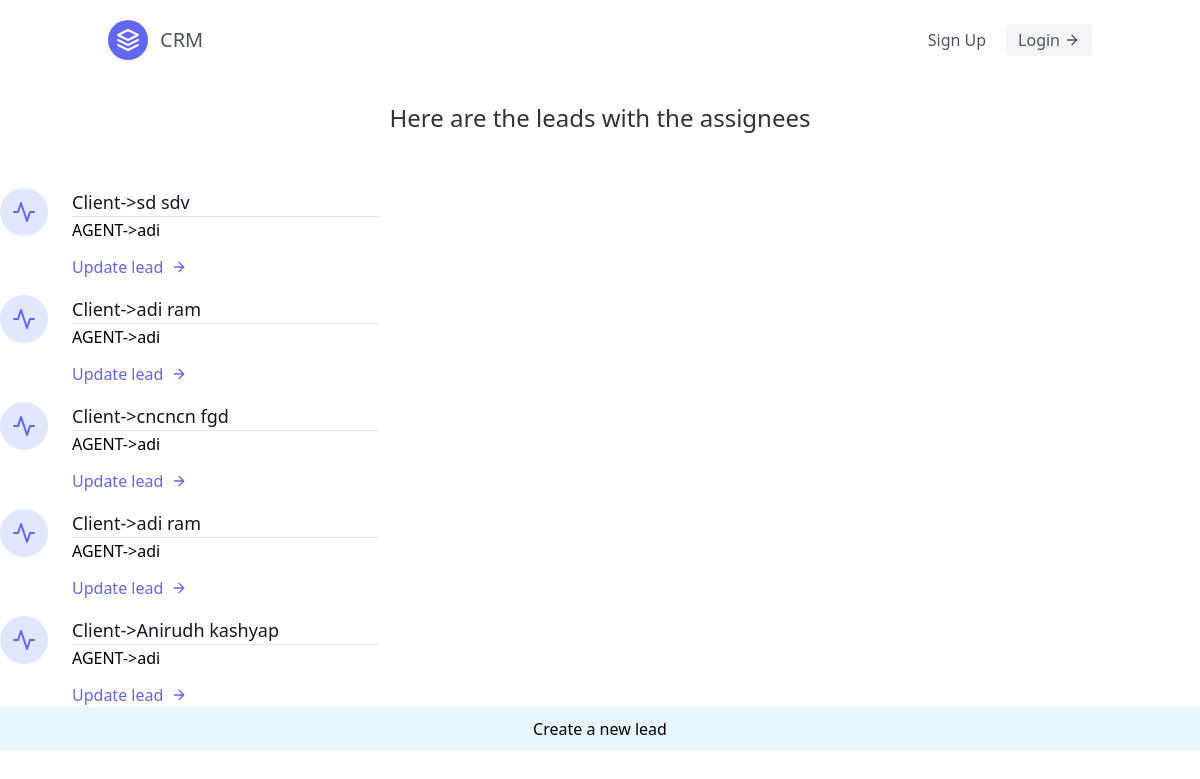
Page /leads/ on the earlier database version.
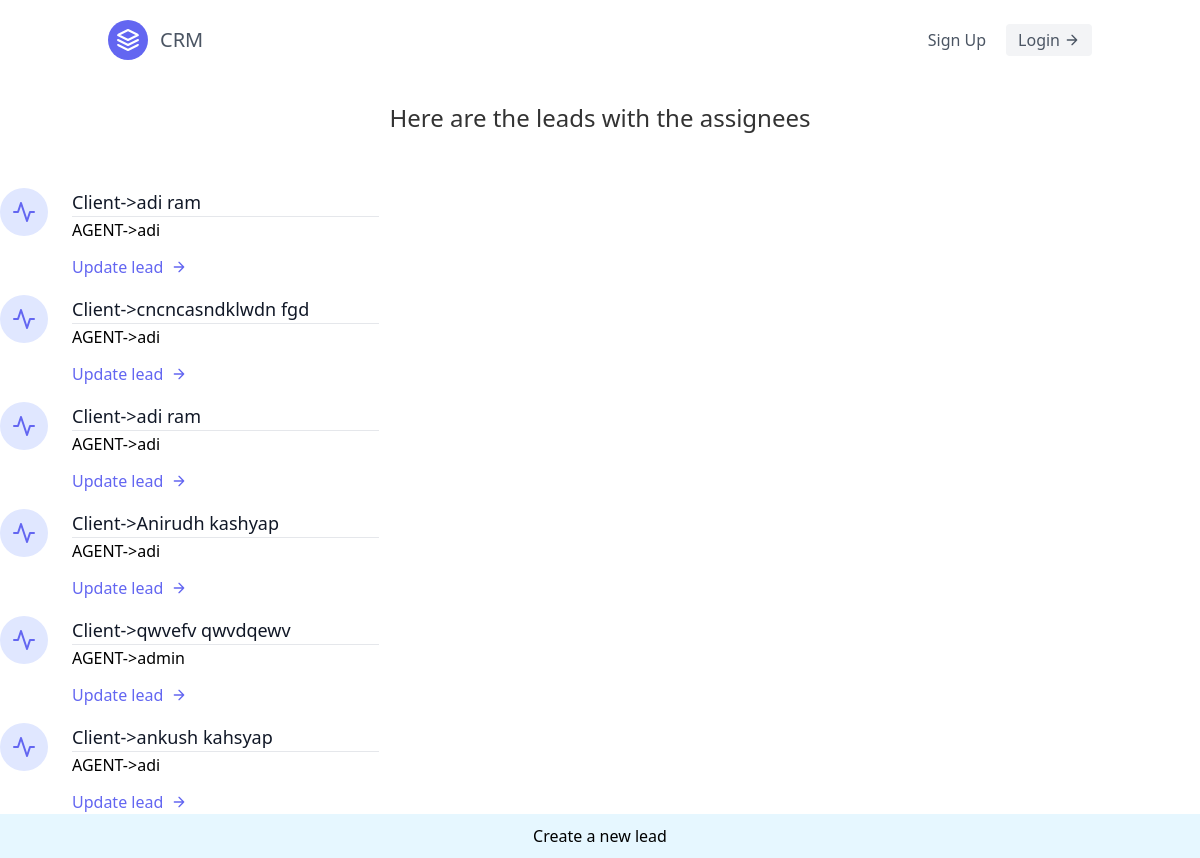
Same page on the later database version.
### leads/models.py (models this page shows, shortened)
class Lead(models.Model):
    first_name=models.CharField(max_length=200)
    last_name=models.CharField(max_length=200)
    age=models.IntegerField(default=0)
    agent=models.ForeignKey(Agent,on_delete=models.CASCADE)

class Agent(models.Model):
    user=models.OneToOneField('User',on_delete=models.CASCADE)
    def __str__(self):
        return self.user.username

class User(AbstractUser):
    pass

### leads/views.py (the view)
# urls.py: path('',leads_list,name='leads-list'),
def leads_list(request):
   print(request)
   leads=Lead.objects.all()
   context={
      'leads':leads
    }
   return render(request,'leads/leads.html',context)

### leads/templates/leads/leads.html (shortened to what this page needs)
{% extends "base.html" %}
{% block content %}
    <section class="text-gray-600 body-font">
        <div class="container px-5 py-5 mx-auto">
            <h1 class="sm:text-3xl text-2xl font-medium title-font centered-heading beautify-heading">Here are the leads with the assignees</h1>
        </div>
    </section>
  <section>
    <div>
      {% for lead in leads %}
      <div class="flex flex-wrap sm:-m-4 -mx-4 -mb-10 -mt-4 md:space-y-0 space-y-6">
        <div class="p-4 md:w-1/3 flex">
          <div class="w-12 h-12 inline-flex items-center justify-center rounded-full bg-indigo-100 text-indigo-500 mb-4 flex-shrink-0">
            <svg fill="none" stroke="currentColor" stroke-linecap="round" stroke-linejoin="round" stroke-width="2" class="w-6 h-6" viewBox="0 0 24 24">
              <path d="M22 12h-4l-3 9L9 3l-3 9H2"></path>
            </svg>
          </div>
          <div class="flex-grow pl-6">
            <a href="{% url 'leads:lead-detail' lead.pk %}"class="text-gray-900 text-lg title-font font-medium mb-2 capitalize-text">Client->{{lead.first_name}} {{lead.last_name}}<hr></a>
            <p class="leading-relaxed text-base capitalize-text">AGENT->{{lead.agent}}</p>
            <a href="{% url 'leads:lead-update' lead.pk %}" class="mt-3 text-indigo-500 inline-flex items-center">Update lead
              <svg fill="none" stroke="currentColor" stroke-linecap="round" stroke-linejoin="round" stroke-width="2" class="w-4 h-4 ml-2" viewBox="0 0 24 24">
                <path d="M5 12h14M12 5l7 7-7 7"></path>
              </svg>
            </a>
          </div>
        </div>
      </div>
      {% endfor %}
    </div>
  </section>
  <div class="centered-link">
      <a href="{% url 'leads:lead-create' %}" style="text-decoration: none;">Create a new lead</a>
  </div>
{% endblock content %}

### templates/base.html (shortened to what this page needs)
<!doctype html>
<html lang="'en">
<head>
<script src="https://cdn.tailwindcss.com"></script>
</head>
<body>
    {% include 'navbar.html' %}
   {% block content %}
   {% endblock content %}
</body>
</html>

### templates/navbar.html
<header class="text-gray-600 body-font">
  <div class="container mx-auto flex flex-wrap p-5 flex-col md:flex-row items-center">
      <a href="#" class="title-font flex items-center">
          <svg xmlns="http://www.w3.org/2000/svg" fill="none" stroke="currentColor" stroke-linecap="round" stroke-linejoin="round" stroke-width="2" class="w-10 h-10 text-white p-2 bg-indigo-500 rounded-full" viewBox="0 0 24 24">
              <path d="M12 2L2 7l10 5 10-5-10-5zM2 17l10 5 10-5M2 12l10 5 10-5"></path>
          </svg>
          <span class="ml-3 text-xl">CRM</span>
      </a>
      {% if request.user.is_authenticated %}
          <span>{{ request.user.username }}</span>
          <a href="{% url 'logout' %}" class="items-center bg-gray-100 border-0 py-1 px-3 focus:outline-none hover:bg-gray-200 rounded text-base mt-4 md:mt-0">
              Logout
          </a>
          <div class="flex justify-center">
              <a href="{% url 'leads:leads-list' %}" class="inline-flex text-white bg-indigo-500 border-0 py-2 px-6 focus:outline-none hover:bg-indigo-600 rounded text-lg">
                  Leads
              </a>
          </div>
      {% else %}
          <nav class="md:ml-auto flex flex-wrap items-center text-base justify-center">
              <a href="#" class="mr-5 hover:text-gray-900">Sign Up</a>
          </nav>
          <a href="{% url 'login' %}" class="inline-flex items-center bg-gray-100 border-0 py-1 px-3 focus:outline-none hover:bg-gray-200 rounded text-base mt-4 md:mt-0">
              Login
              <svg fill="none" stroke="currentColor" stroke-linecap="round" stroke-linejoin="round" stroke-width="2" class="w-4 h-4 ml-1" viewBox="0 0 24 24">
                  <path d="M5 12h14M12 5l7 7-7 7"></path>
              </svg>
          </a>
      {% endif %}
  </div>
</header>

### leads/templates/leads/leads.html (style rules this page uses)
.centered-heading { text-align: center; }
.beautify-heading { font-size: 1.5rem; font-weight: 500; color: #333333; margin-bottom: 2rem; }
.centered-link { display: flex; justify-content: center; align-items: center; background-color: #e6f7ff; padding: 10px; }

Differences in the rows shown:
removed Lead: first_name "sd", last_name "sdv", agent "adi"
changed Lead "fgd": first_name "cncncn" → "cncncasndklwdn"
added Lead: first_name "qwvefv", last_name "qwvdqewv", agent "admin"
added Lead: first_name "ankush", last_name "kahsyap", agent "adi"
